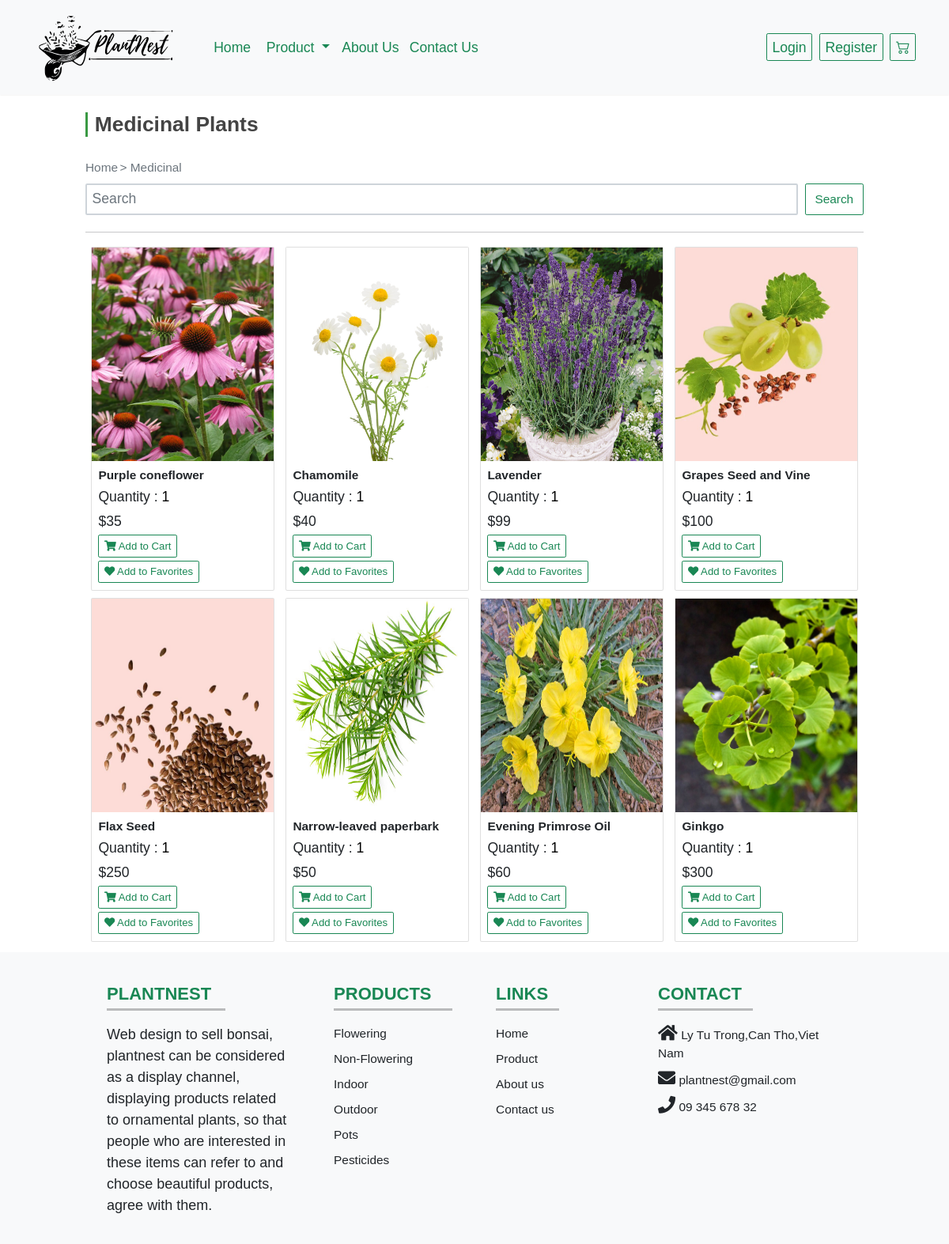
The page /client/medicinal.php on the database its author committed.
### tables this page shows
CREATE TABLE `products` (
  `productID` int(11) NOT NULL,
  `productName` varchar(255) NOT NULL,
  `unitPrice` decimal(10,0) NOT NULL,
  `height` varchar(255) NOT NULL,
  `uses` varchar(600) DEFAULT NULL,
  `growthHabits` varchar(600) DEFAULT NULL,
  `light` varchar(255) DEFAULT NULL,
  `water` varchar(255) DEFAULT NULL,
  `categoryID` int(11) NOT NULL,
  `imageURL` varchar(500) NOT NULL,
  `unitsInStock` int(11) DEFAULT 100
);

### classes/Product.php (called while the page is built, shortened)
<?php
class Product {
    public function showMedicinal($conn) {
        $sql = "SELECT productID, productName, unitPrice, height, uses, growthHabits, light, water, categoryID, imageURL FROM products WHERE categoryID = 6";
        $result = $conn->query($sql) or die($this->conn->error.__LINE__);
        return $result;
    }
}

### client/medicinal.php (the view, shortened to what this page needs)
<?php
include_once '../classes/Product.php';
include_once '../assets/database.php';
$product = new Product();
?>
<!DOCTYPE html>
<html lang="en">
<head>
    <link rel="stylesheet" href="https://unpkg.com/swiper/swiper-bundle.min.css" />
    <link rel="stylesheet" href="https://cdnjs.cloudflare.com/ajax/libs/font-awesome/5.15.3/css/all.min.css">
    <link rel="stylesheet" href="../assets/css/style.css">
    <link href="https://cdn.jsdelivr.net/npm/bootstrap@5.0.2/dist/css/bootstrap.min.css" rel="stylesheet">
    <link rel="stylesheet" href="https://cdn.jsdelivr.net/npm/bootstrap-icons@1.10.5/font/bootstrap-icons.css">
    <link rel="stylesheet" href="https://cdn.jsdelivr.net/npm/swiper@10/swiper-bundle.min.css" />
</head>
<body>
    <nav class="navbar navbar-expand-lg navbar-light bg-light px-lg-5 py-lg-4 shadow-sm sticky-top">
        <div class="container-fluid">
            <div><a class="navbar-brand p-4 me-5 fw-bold fs-3 h-font" href="../index.php"><img src="../assets/images/logo/logo.svg" style="width:180px;" alt="Logo"></a></div>
            <div class="collapse navbar-collapse" id="navbarSupportedContent">
                <ul class="navbar-nav me-auto mb-3 fs-2 mb-lg-0">
                    <li class="nav-item">
                        <a class="nav-link active text-success me-2" aria-current="page" href="../index.php">Home</a>
                    </li>
                    <nav class="">
                        <div class="container-fluid">
                            <div class="collapse navbar-collapse" id="navbarNavDarkDropdown">
                                <ul class="navbar-nav">
                                    <li class="nav-item dropdown">
                                        <a class="nav-link active text-success dropdown-toggle" href="#" id="navbarDarkDropdownMenuLink" role="button" data-bs-toggle="dropdown" aria-expanded="false">
                                            Product
                                        </a>
                                    </li>
                                </ul>
                            </div>
                        </div>
                    </nav>
                    <li class="nav-item">
                        <a class="nav-link active text-success me-2" href="aboutus.php">About Us</a>
                    </li>
                    <li class="nav-item">
                        <a class="nav-link active text-success me-2" href="contactus.php">Contact Us</a>
                    </li>
                </ul>
                <div class="d-flex">
                    <?php
                    if (isset($_SESSION['name']) && ($_SESSION['name'] != "")) { ?>
                        <a href="manageAccount.php">
                            <button type="button" class="btn btn-outline-success shadow-none me-lg-3 me-3 fs-2" data-bs-toggle="modal" data-bs-target="#registermodal">
                                <?php echo $_SESSION['name']; ?>
                            </button>
                        </a>
                        <a href="logout.php">
                            <button type="button" class="btn btn-outline-success shadow-none me-lg-3 me-3 fs-2" data-bs-toggle="modal" data-bs-target="#registermodal">
                                Logout
                            </button>
                        </a>
                        <a href="favorites.php"><button type="button" class="btn btn-outline-success shadow-none me-lg-3 me-3 fs-2" data-bs-toggle="modal" data-bs-target="#registermodal">
                                <i class="fas fa-heart"></i>
                            </button></a>
                    <?php } else { ?>
                        <a href="login.php">
                            <button type="button" class="btn btn-outline-success shadow-none me-lg-3 me-3 fs-2" data-bs-toggle="modal" data-bs-target="#loginmodal">
                                Login
                            </button>
                        </a>
                        <a href="register.php">
                            <button type="button" class="btn btn-outline-success shadow-none me-lg-3 me-3 fs-2" data-bs-toggle="modal" data-bs-target="#registermodal">
                                Register
                            </button>
                        </a>
                    <?php } ?>
                    <a href="cart.php"><button type="button" class="btn btn-outline-success shadow-none me-lg-3 me-3 fs-2" data-bs-toggle="modal" data-bs-target="#registermodal">
                            <i class="bi bi-cart2"></i>
                        </button></a>
                </div>
            </div>
        </div>
    </nav>
    <section class="product" id="product">
        <h2 class="heading fw-bold">Medicinal Plants</h2>
        <a href="" class="text-secondary text-decoration-none fs-3 ">Home</a>
        <span class="text-secondary fs-3"> > </span>
        <a href="medicinal.php" class="text-secondary text-decoration-none fs-3">Medicinal</a>
        <form class="d-flex" action="" method="POST">
            <input class="form-control me-3 border-2 fs-2 mt-3" style="height:40px;" type="search" name="keyword" placeholder="Search" aria-label="Search">
            <input class="btn btn-outline-success fs-3 mt-3" style="width:80px;height:40px" type="submit" name="findProduct" value="Search">
        </form><br>
        <hr>
        <?php
        if (!isset($_POST['findProduct'])) {
        ?>
            <div class="product-section mt-150 mb-150">
                <?php
                $result = $product->showMedicinal($conn);
                if ($result->num_rows > 0) {
                ?>
                    <div class="container">
                        <div class="row product-lists">
                            <?php while ($row = $result->fetch_assoc()) { ?>
                                <div class="col-md-3 mt-3">
                                    <form method="GET">
                                        <div class="card">
                                            <a href="productdetails.php?action=singleproduct&id=<?php echo $row['productID'] ?>&caID=<?php echo $row['categoryID'] ?>"><img src="<?php echo "../" . $row['imageURL'] ?>" width="100%" height="270px" alt="alt" /></a>
                                            <div class="card-body">
                                                <h3><a class="text-decoration-none text-dark fs-3 mt-2 fw-bold" href="productdetails.php?action=singleproduct&id=<?php echo $row['productID'] ?>&caID=<?php echo $row['categoryID'] ?>"><?php echo $row['productName'] ?></a></h3>
                                                <div class="quantity">
                                                    <span class="fs-2"> Quantity :
                                                        <input style="background-color: #fff;" type="number" min="1" max="100" value="1" name="quantity">
                                                    </span>
                                                </div>
                                                <div class="price fs-2 mt-2"><?php echo "$" . $row['unitPrice'] ?> </div>
                                                <button type="submit" class="btn btn-outline-success shadow-none mt-2 fs-4 fs-2" class="cart-btn"><i class="fas fa-shopping-cart"></i> Add to Cart</button>
                                                <a class="text-decoration-none btn btn-outline-success shadow-none mt-2 fs-4 fs-2 " href="?action=addFavorites&id=<?php echo $row['productID'] ?>" class="cart-btn"><i class="fas fa-heart"></i> Add to Favorites</a>
                                            </div>
                                        </div>
                                    </form>
                                </div>
                            <?php } ?>
                        </div>
                    </div>
                <?php
                } else {
                    echo '0 result.';
                }
                ?>
            </div>
    </section>
<?php } ?>
<footer class="text-center text-lg-start text-dark bg-light" style="background-color: #ECEFF1">
    <section class="">
        <div class="container text-center text-md-start mt-5">
            <div class="row mt-3">
                <div class="col-md-3 col-lg-4 col-xl-3 mx-auto mb-4">
                    <h6 class="text-uppercase fw-bold fs-1 text-success">PLANTNEST</h6>
                    <hr class="mb-4 mt-0 d-inline-block mx-auto" style="width: 150px; background-color: #000; height: 3px" />
                    <p style="font-size:18px">
                        Web design to sell bonsai, plantnest can be considered as a display channel,
                        displaying products related to ornamental plants,
                        so that people who are interested in these items can refer to and choose beautiful products,
                        agree with them.
                    </p>
                </div>
                <div class="col-md-2 col-lg-2 col-xl-2 mx-auto mb-4">
                    <h6 class="text-uppercase fw-bold fs-1 text-success">Products</h6>
                    <hr class="mb-4 mt-0 d-inline-block mx-auto" style="width: 150px; background-color: #000; height: 3px" />
                    <p>
                        <a href="flowering.php" class="text-dark fs-3 text-decoration-none">Flowering</a>
                    </p>
                    <p>
                        <a href="nonFlowering.php" class="text-dark fs-3 text-decoration-none">Non-Flowering</a>
                    </p>
                    <p>
                        <a href="indoor.php" class="text-dark fs-3 text-decoration-none">Indoor</a>
                    </p>
                    <p>
                        <a href="outdoor.php" class="text-dark fs-3 text-decoration-none">Outdoor</a>
                    </p>
                    <p>
                        <a href="pots.php" class="text-dark fs-3 text-decoration-none">Pots</a>
                    </p>
                    <p>
                        <a href="pesticides.php" class="text-dark fs-3 text-decoration-none">Pesticides</a>
                    </p>
                </div>
                <div class="col-md-3 col-lg-2 col-xl-2 mx-auto mb-4">
                    <h6 class="text-uppercase fw-bold fs-1 text-success"> links</h6>
                    <hr class="mb-4 mt-0 d-inline-block mx-auto" style="width: 80px; background-color: #000; height: 3px" />
                    <p>
                        <a href="../index.php" class="text-dark fs-3 text-decoration-none">Home</a>
                    </p>
                    <p>
                        <a href="product.php" class="text-dark fs-3 text-decoration-none">Product</a>
                    </p>
                    <p>
                        <a href="aboutus.php" class="text-dark fs-3 text-decoration-none">About us</a>
                    </p>
                    <p>
                        <a href="contactus.php" class="text-dark fs-3 text-decoration-none">Contact us</a>
                    </p>
                </div>
                <div class="col-md-4 col-lg-3 col-xl-3 mx-auto mb-md-0 mb-4">
                    <h6 class="text-uppercase fw-bold fs-1 text-success">Contact</h6>
                    <hr class="mb-4 mt-0 d-inline-block mx-auto" style="width: 120px; background-color: #000; height: 3px" />
                    <p class="fs-3"><i class="fas fa-home mr-3 text-dark fs-1 text-decoration-none"></i> Ly Tu Trong,Can Tho,Viet Nam</p>
                    <p class="fs-3"><i class="fas fa-envelope mr-3 text-dark fs-1 text-decoration-none"></i> plantnest@gmail.com</p>
                    <p class="fs-3"><i class="fas fa-phone mr-3 text-dark fs-1 text-decoration-none"></i> 09 345 678 32</p>
                </div>
            </div>
        </div>
    </section>
</footer>
</body>
</html>

### assets/css/style.css (style rules this page uses)
:root { --green:#3A9943; }
* { margin:0; padding:0; box-sizing: border-box; text-transform: none; outline: none; border:none; text-decoration: none; transition: all .2s linear; }
input[type=number] { -moz-appearance: textfield; }
html { font-size: 62.5%; overflow-x: hidden; scroll-behavior: smooth; scroll-padding-top: 7rem; }
section { padding:1.5rem 9%; }
.heading { font-size: 3rem; color:#444; padding-left: 1rem; border-left: .4rem solid var(--green); margin-top: 1rem; margin-bottom: 3rem; }
@media (max-width:1200px) { html { font-size: 55%; } }

### client/medicinal.php (style rules this page uses)
* { font-family: 'Poppins', sans-serif; }
.h-font { font-family: 'Merienda', 'cursive'; }

### rows shown on the page
products: shows a picture, productName "Purple coneflower", unitPrice "35"
products: shows a picture, productName "Chamomile", unitPrice "40"
products: shows a picture, productName "Lavender", unitPrice "99"
products: shows a picture, productName "Grapes Seed and Vine", unitPrice "100"
products: shows a picture, productName "Flax Seed", unitPrice "250"
products: shows a picture, productName "Narrow-leaved paperbark", unitPrice "50"
products: shows a picture, productName "Evening Primrose Oil", unitPrice "60"
products: shows a picture, productName "Ginkgo", unitPrice "300"
